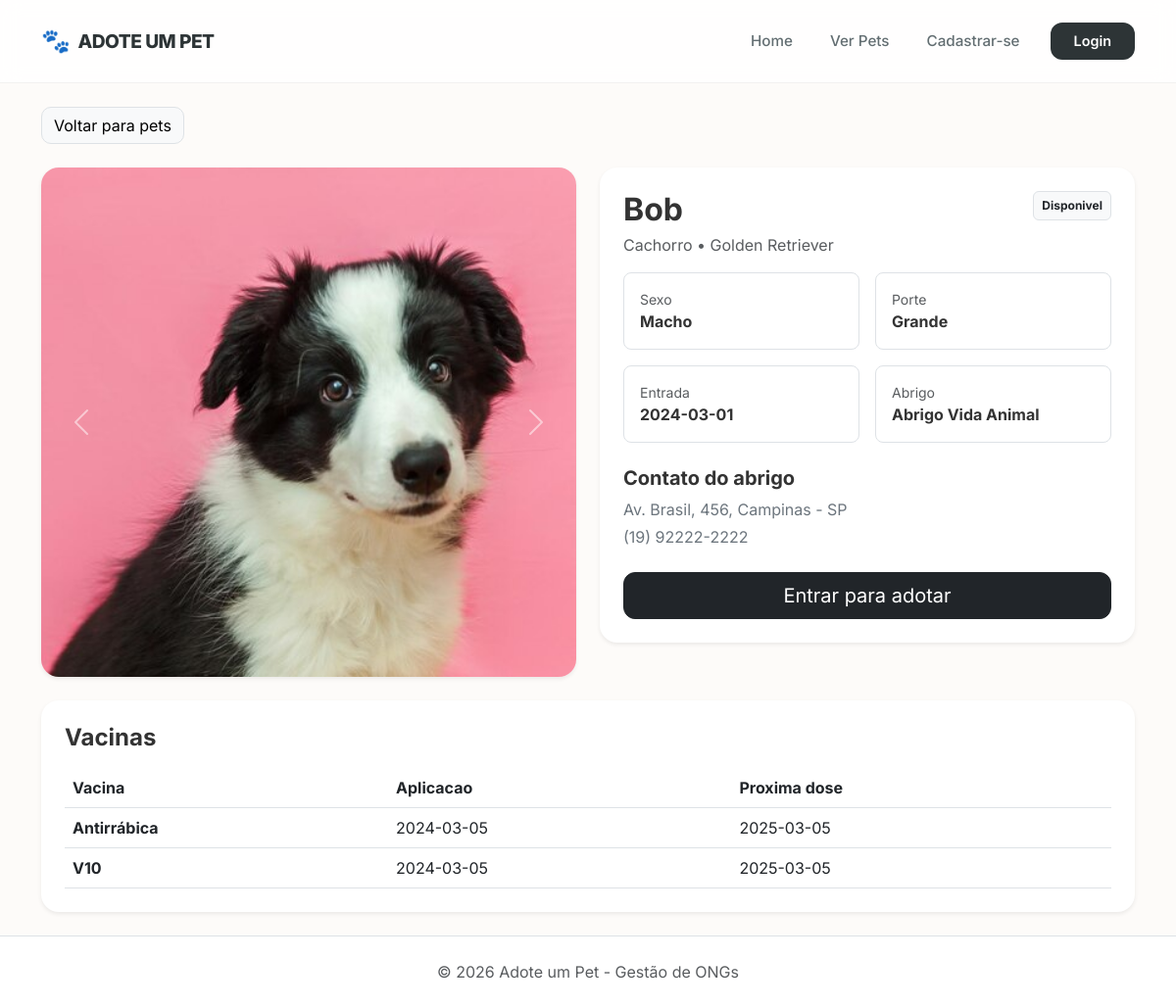
The app's page /?page=detalhes_pet&id=3 with its own data.
### tables this page shows
CREATE TABLE Foto (
    Id_foto             INT AUTO_INCREMENT PRIMARY KEY,
    URL_foto            VARCHAR(300),
    Tipo_mime           VARCHAR(100),
    Dados               LONGBLOB,
    Is_principal        BOOLEAN NOT NULL DEFAULT FALSE,
    fk_Animal_Id_animal INT NOT NULL,
    FOREIGN KEY (fk_Animal_Id_animal) REFERENCES Animal(Id_animal)
);

CREATE TABLE Animal (
    Id_animal       INT AUTO_INCREMENT PRIMARY KEY,
    Nome            VARCHAR(100) NOT NULL,
    Raca            VARCHAR(100),
    Especie         VARCHAR(50) NOT NULL,
    Sexo            ENUM('M', 'F') NOT NULL,
    Porte           ENUM('Pequeno', 'Medio', 'Grande') NOT NULL,
    Status          ENUM('Cadastrado', 'Disponivel', 'Em_adocao', 'Adotado', 'Em_tratamento') NOT NULL DEFAULT 'Cadastrado',
    Data_entrada    DATE NOT NULL,
    Data_saida      DATE,
    fk_Abrigo_Id_abrigo INT NOT NULL,
    FOREIGN KEY (fk_Abrigo_Id_abrigo) REFERENCES Abrigo(Id_abrigo)
);

CREATE TABLE Abrigo (
    Id_abrigo   INT AUTO_INCREMENT PRIMARY KEY,
    Nome        VARCHAR(100) NOT NULL,
    Capacidade  INT NOT NULL,
    Endereco    VARCHAR(200) NOT NULL,
    Telefone    VARCHAR(20)
);

CREATE TABLE Aplica (
    fk_Animal_Id_animal INT NOT NULL,
    fk_Vacina_Id_vacina INT NOT NULL,
    Data_aplicacao      DATE NOT NULL,
    Proxima_dose        DATE,
    PRIMARY KEY (fk_Animal_Id_animal, fk_Vacina_Id_vacina, Data_aplicacao),
    FOREIGN KEY (fk_Animal_Id_animal) REFERENCES Animal(Id_animal),
    FOREIGN KEY (fk_Vacina_Id_vacina) REFERENCES Vacina(Id_vacina)
);

CREATE TABLE Vacina (
    Id_vacina   INT AUTO_INCREMENT PRIMARY KEY,
    Nome        VARCHAR(100) NOT NULL
);

### src/Database.php (called while the page is built, shortened)
<?php
class Database {
    private static $instance = null;
    private $pdo;
    private function __construct() {
        $host = "localhost";
        $dbname = "ong_adocao";
        $user = "root";
        $password = "";
        try {
            $this->pdo = new PDO(
                "mysql:host=$host;dbname=$dbname;charset=utf8mb4",
                $user,
                $password
            );
            $this->pdo->setAttribute(PDO::ATTR_ERRMODE, PDO::ERRMODE_EXCEPTION);
            $this->pdo->setAttribute(PDO::ATTR_DEFAULT_FETCH_MODE, PDO::FETCH_ASSOC);
        } catch (PDOException $e) {
            die("Erro na conexão: " . $e->getMessage());
        }
    }
    public static function getInstance() {
        if (self::$instance === null) {
            self::$instance = new self();
        }
        return self::$instance;
    }
    public function query($sql, $params = []) {
        $stmt = $this->pdo->prepare($sql);
        $stmt->execute($params);
        return $stmt;
    }
    public function fetchAll($sql, $params = []) {
        return $this->query($sql, $params)->fetchAll();
    }
    public function fetch($sql, $params = []) {
        return $this->query($sql, $params)->fetch();
    }
}

### src/Gateway/FotoGateway.php (called while the page is built, shortened)
<?php
require_once __DIR__ . '/../Database.php';
class FotoGateway {
    private $db;
    public function __construct() {
        $this->db = Database::getInstance();
    }
    public function getByAnimal($animalId) {
        $sql = "SELECT * FROM Foto
                WHERE fk_Animal_Id_animal = ?
                ORDER BY Is_principal DESC, Id_foto ASC";
        return $this->db->fetchAll($sql, [$animalId]);
    }
}

### src/Gateway/AnimalGateway.php (called while the page is built, shortened)
<?php
require_once __DIR__ . '/../Database.php';
class AnimalGateway {
    private $db;
    public function __construct() {
        $this->db = Database::getInstance();
    }
    public function getDetailsById($id) {
        $sql = "SELECT a.*, f.Id_foto as foto_principal_id, f.URL_foto as foto_principal, ab.Nome as abrigo_nome,
                       ab.Endereco as abrigo_endereco, ab.Telefone as abrigo_telefone
                FROM Animal a
                LEFT JOIN Foto f ON a.Id_animal = f.fk_Animal_Id_animal AND f.Is_principal = 1
                LEFT JOIN Abrigo ab ON a.fk_Abrigo_Id_abrigo = ab.Id_abrigo
                WHERE a.Id_animal = ?";
        return $this->db->fetch($sql, [$id]);
    }
    public function getVacinasByAnimal($id) {
        $sql = "SELECT v.Nome, ap.Data_aplicacao, ap.Proxima_dose
                FROM Aplica ap
                INNER JOIN Vacina v ON ap.fk_Vacina_Id_vacina = v.Id_vacina
                WHERE ap.fk_Animal_Id_animal = ?
                ORDER BY ap.Data_aplicacao DESC, v.Nome ASC";
        return $this->db->fetchAll($sql, [$id]);
    }
}

### src/auth.php (called while the page is built, shortened)
<?php
function usuarioLogado() {
    return isset($_SESSION["usuario_id"], $_SESSION["usuario_tipo"]);
}
function usuarioAdotante() {
    return usuarioLogado() && $_SESSION["usuario_tipo"] === "adotante";
}

### pages/detalhes_pet.php (the view, shortened to what this page needs)
<?php
require_once "src/db.php";
require_once "src/Gateway/AnimalGateway.php";
require_once "src/Gateway/FotoGateway.php";
$animalGateway = new AnimalGateway();
$fotoGateway = new FotoGateway();
$animalId = (int) ($_GET["id"] ?? $_POST["animal_id"] ?? 0);
$pet = $animalGateway->getDetailsById($animalId);
$foto = !empty($pet["foto_principal_id"])
    ? "foto.php?id=" . (int) $pet["foto_principal_id"]
    : (!empty($pet["foto_principal"])
        ? $pet["foto_principal"]
        : "https://images.unsplash.com/photo-1543466835-00a7907e9de1?auto=format&fit=crop&w=900&q=80");
$vacinas = $animalGateway->getVacinasByAnimal($animalId);
$fotos = $fotoGateway->getByAnimal($animalId);
$podeSolicitarAdocao = in_array($pet["Status"], ["Disponivel", "Em_adocao"]);
$solicitacaoAtual = null;
?>
<div class="py-4">
    <a href="?page=listar_pets" class="btn btn-light border mb-4" style="border-radius: 10px;">Voltar para pets</a>
    <div class="row g-4 align-items-start">
        <div class="col-lg-6">
            <?php if (count($fotos) > 1): ?>
                <div id="petFotosCarousel" class="carousel slide shadow-sm" data-bs-ride="carousel" style="border-radius: 18px; overflow: hidden;">
                    <div class="carousel-inner">
                        <?php foreach ($fotos as $indice => $fotoItem): ?>
                            <?php
                                $fotoUrl = !empty($fotoItem["Dados"])
                                    ? "foto.php?id=" . (int) $fotoItem["Id_foto"]
                                    : $fotoItem["URL_foto"];
                            ?>
                            <div class="carousel-item <?= $indice === 0 ? "active" : "" ?>">
                                <img src="<?= htmlspecialchars($fotoUrl) ?>" class="d-block w-100" style="height: 520px; object-fit: cover;" alt="<?= htmlspecialchars($pet["Nome"]) ?>">
                            </div>
                        <?php endforeach; ?>
                    </div>
                    <button class="carousel-control-prev" type="button" data-bs-target="#petFotosCarousel" data-bs-slide="prev">
                        <span class="carousel-control-prev-icon" aria-hidden="true"></span>
                    </button>
                    <button class="carousel-control-next" type="button" data-bs-target="#petFotosCarousel" data-bs-slide="next">
                        <span class="carousel-control-next-icon" aria-hidden="true"></span>
                    </button>
                </div>
            <?php else: ?>
                <img src="<?= htmlspecialchars($foto) ?>" class="img-fluid shadow-sm w-100" style="height: 520px; object-fit: cover; border-radius: 18px;" alt="<?= htmlspecialchars($pet["Nome"]) ?>">
            <?php endif; ?>
        </div>
        <div class="col-lg-6">
            <div class="bg-white shadow-sm p-4" style="border-radius: 18px;">
                <div class="d-flex justify-content-between align-items-start gap-3 mb-3">
                    <div>
                        <h2 class="fw-bold mb-1"><?= htmlspecialchars($pet["Nome"]) ?></h2>
                        <p class="text-muted mb-0"><?= htmlspecialchars($pet["Especie"]) ?> • <?= htmlspecialchars($pet["Raca"] ?: "Sem raca informada") ?></p>
                    </div>
                    <span class="badge bg-light text-dark border p-2"><?= htmlspecialchars($pet["Status"]) ?></span>
                </div>
                <div class="row g-3 mb-4">
                    <div class="col-6">
                        <div class="border rounded-3 p-3">
                            <span class="text-muted small d-block">Sexo</span>
                            <strong><?= $pet["Sexo"] === "M" ? "Macho" : "Femea" ?></strong>
                        </div>
                    </div>
                    <div class="col-6">
                        <div class="border rounded-3 p-3">
                            <span class="text-muted small d-block">Porte</span>
                            <strong><?= htmlspecialchars($pet["Porte"]) ?></strong>
                        </div>
                    </div>
                    <div class="col-6">
                        <div class="border rounded-3 p-3">
                            <span class="text-muted small d-block">Entrada</span>
                            <strong><?= htmlspecialchars($pet["Data_entrada"]) ?></strong>
                        </div>
                    </div>
                    <div class="col-6">
                        <div class="border rounded-3 p-3">
                            <span class="text-muted small d-block">Abrigo</span>
                            <strong><?= htmlspecialchars($pet["abrigo_nome"] ?: "Nao informado") ?></strong>
                        </div>
                    </div>
                </div>
                <div class="mb-4">
                    <h5 class="fw-bold">Contato do abrigo</h5>
                    <p class="text-secondary mb-1"><?= htmlspecialchars($pet["abrigo_endereco"] ?: "Endereco nao informado") ?></p>
                    <p class="text-secondary mb-0"><?= htmlspecialchars($pet["abrigo_telefone"] ?: "Telefone nao informado") ?></p>
                </div>
                <?php if (usuarioAdotante()): ?>
                    <?php if ($solicitacaoAtual): ?>
                        <button type="button" class="btn btn-secondary btn-lg w-100" style="border-radius: 12px;" disabled>
                            Candidatura enviada
                        </button>
                    <?php elseif ($podeSolicitarAdocao): ?>
                        <button type="button" class="btn btn-dark btn-lg w-100" style="border-radius: 12px;" data-bs-toggle="modal" data-bs-target="#confirmarCandidatura">
                            Quero me candidatar
                        </button>
                    <?php else: ?>
                        <button type="button" class="btn btn-secondary btn-lg w-100" style="border-radius: 12px;" disabled>
                            Este pet nao esta disponivel
                        </button>
                    <?php endif; ?>
                <?php elseif (!usuarioLogado()): ?>
                    <a href="?page=login" class="btn btn-dark btn-lg w-100" style="border-radius: 12px;">Entrar para adotar</a>
                <?php else: ?>
                    <span class="btn btn-light border btn-lg w-100 disabled" style="border-radius: 12px;">Adocao disponivel para adotantes</span>
                <?php endif; ?>
            </div>
        </div>
    </div>
    <div class="bg-white shadow-sm p-4 mt-4" style="border-radius: 18px;">
        <h4 class="fw-bold mb-3">Vacinas</h4>
        <?php if (count($vacinas) > 0): ?>
            <div class="table-responsive">
                <table class="table align-middle mb-0">
                    <thead>
                        <tr>
                            <th>Vacina</th>
                            <th>Aplicacao</th>
                            <th>Proxima dose</th>
                        </tr>
                    </thead>
                    <tbody>
                        <?php foreach ($vacinas as $vacina): ?>
                            <tr>
                                <td class="fw-bold"><?= htmlspecialchars($vacina["Nome"]) ?></td>
                                <td><?= htmlspecialchars($vacina["Data_aplicacao"]) ?></td>
                                <td><?= htmlspecialchars($vacina["Proxima_dose"] ?: "Nao informada") ?></td>
                            </tr>
                        <?php endforeach; ?>
                    </tbody>
                </table>
            </div>
        <?php else: ?>
            <p class="text-muted mb-0">Nenhuma vacina registrada para este pet.</p>
        <?php endif; ?>
    </div>
</div>

### templates/header.php (shortened to what this page needs)
<!DOCTYPE html>
<html lang="en">
<head>
    <link href="https://cdn.jsdelivr.net/npm/bootstrap@5.3.0/dist/css/bootstrap.min.css" rel="stylesheet">
</head>
<body>
<nav class="navbar navbar-expand-lg sticky-top">
    <div class="container">
        <a class="navbar-brand" href="?page=home">
            <span style="font-size: 1.5rem;">🐾</span> ADOTE UM PET
        </a>
        <div class="d-flex align-items-center gap-2">
            <a class="nav-link" href="?page=home">Home</a>
            <a class="nav-link" href="?page=listar_pets">Ver Pets</a>
            <?php if (isset($_SESSION['usuario_id'])): ?>
                <?php if (($_SESSION["usuario_tipo"] ?? "") === "funcionario"): ?>
                    <a class="nav-link fw-bold text-dark" href="?page=cadastrar_pet">Cadastrar</a>
                    <a class="nav-link fw-bold text-dark" href="?page=anunciar_pet">Anunciar</a>
                    <a class="nav-link fw-bold text-dark" href="?page=gerenciar_pets">Gerenciar</a>
                    <a class="nav-link fw-bold text-dark" href="?page=validar_adocoes">Validar</a>
                <?php elseif (($_SESSION["usuario_tipo"] ?? "") === "adotante"): ?>
                    <a class="nav-link fw-bold text-dark" href="?page=minhas_adocoes">Minhas candidaturas</a>
                <?php endif; ?>
                <a class="nav-link" href="?page=perfil"><?= htmlspecialchars($_SESSION["usuario_nome"] ?? "") ?></a>
                <a href="?page=logout" class="btn btn-outline-danger ms-2" style="border-radius: 10px; font-size: 0.8rem;">Sair</a>
            <?php else: ?>
                <a href="?page=cadastro" class="nav-link">Cadastrar-se</a>
                <a href="?page=login" class="btn btn-login ms-2">Login</a>
            <?php endif; ?>
        </div>
    </div>
</nav>
<div class="container page-content">

### index.php (shortened to what this page needs)
<?php
require_once "src/auth.php";
$page = $_GET["page"] ?? "home";
include "pages/{$page}.php";
$content = ob_get_clean();
include "templates/header.php";
echo $content;
include "templates/footer.php";
?>

### templates/footer.php (shortened to what this page needs)
</div>
    <footer class="mt-auto py-4 border-top text-center text-muted" style="background: #fff;">
        <p class="mb-0">&copy; <?= date("Y") ?> Adote um Pet - Gestão de ONGs</p>
    </footer>
</body>
</html>

### templates/header.php (style rules this page uses)
html, body { min-height: 100%; }
body { background-color: #fdfbf9; color: #333; font-family: 'Inter', sans-serif; min-height: 100vh; display: flex; flex-direction: column; }
.page-content { flex: 1 0 auto; }
footer { flex-shrink: 0; }
.navbar { background-color: rgba(255, 255, 255, 0.8) !important; backdrop-filter: blur(10px); border-bottom: 1px solid rgba(0,0,0,0.05); padding: 1.2rem 0; }
.navbar-brand { font-weight: 800; font-size: 1.2rem; letter-spacing: -0.5px; color: #2d3436 !important; display: flex; align-items: center; gap: 8px; }
.nav-link { font-weight: 500; color: #636e72 !important; font-size: 0.95rem; padding: 0 15px !important; transition: all 0.3s ease; }
.btn-login { background-color: #2d3436; color: white !important; border-radius: 12px; padding: 8px 24px; font-weight: 600; font-size: 0.9rem; border: none; transition: transform 0.2s; }

### records on screen
foto: URL_foto (picture)
animal: Nome "Bob", Especie "Cachorro", Raca "Golden Retriever", Status "Disponivel", Porte "Grande", Data_entrada "2024-03-01", fk_Abrigo_Id_abrigo.Nome "Abrigo Vida Animal", fk_Abrigo_Id_abrigo.Endereco "Av. Brasil, 456, Campinas - SP", fk_Abrigo_Id_abrigo.Telefone "(19) 92222-2222"
aplica: fk_Vacina_Id_vacina.Nome "Antirrábica", Data_aplicacao "2024-03-05", Proxima_dose "2025-03-05"
aplica: fk_Vacina_Id_vacina.Nome "V10", Data_aplicacao "2024-03-05", Proxima_dose "2025-03-05"
